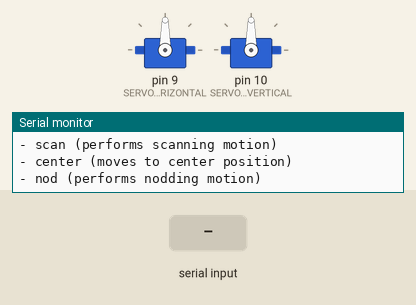
Simulated run of this sketch. Board: Arduino Uno, built with avr-gcc and run on an emulated ATmega328P. Shown: 2 × servo, the last lines printed to the serial monitor. The test bench sets the inputs (shaded band).

Above: at 1.3 s.
1.4 s: "rotate:H,\n" received over Serial
At 2.8 s:
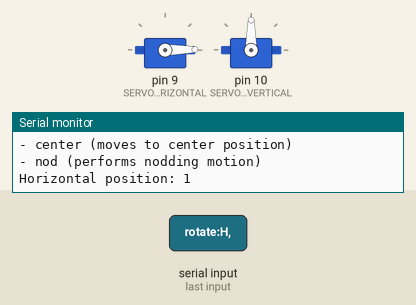
3.3 s: "rotate:V,\n" received over Serial
At 4.2 s:
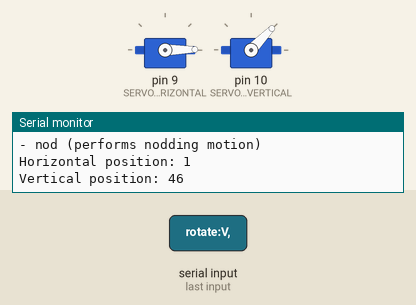
5.0 s: "scan\n" received over Serial
At 7.8 s:
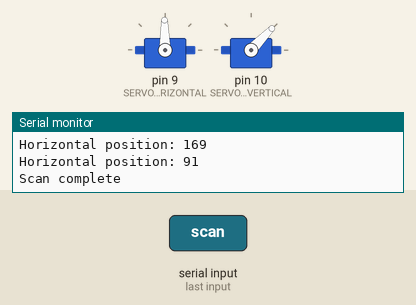
8.0 s: "nod\n" received over Serial
At 8.22 s:
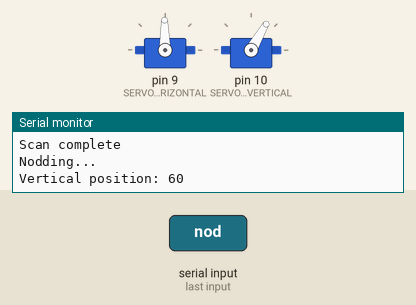
9.8 s: "rotate:H,,45\n" received over Serial
At 10.19 s:
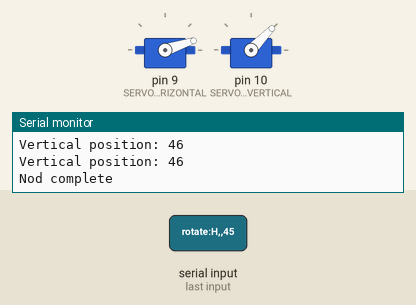
11.7 s: "nod\n" received over Serial
At 11.92 s:
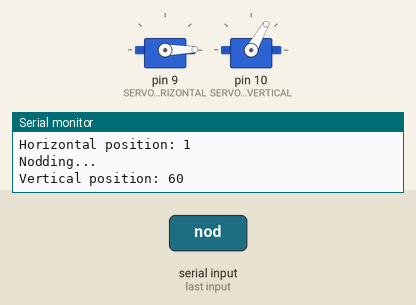
Timing chart, 0 to 14.5 s (numbered marks = the images above; inputs shaded):
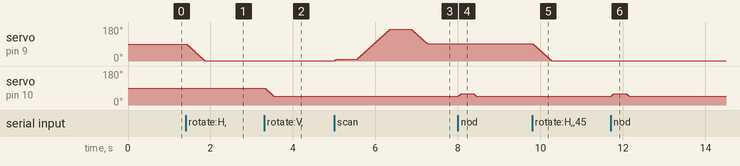

Measured:
- after the input at 1.4 s, servo on pin 9 (SERVO_PIN_HORIZONTAL): moves from 90° to 1° over 0.45 s, starting at once
- after the input at 3.3 s, servo on pin 10 (SERVO_PIN_VERTICAL): moves from 90° to 46° over 0.22 s, starting at once
- after the input at 5.0 s, servo on pin 9 (SERVO_PIN_HORIZONTAL): rises from 1° to 169° in 1.4 s, then falls to 91° in 0.89 s
- after the input at 8.0 s, servo on pin 10 (SERVO_PIN_VERTICAL): rises from 46° to 60° in 0.07 s, then falls to 46° in 0.37 s
- after the input at 9.8 s, servo on pin 9 (SERVO_PIN_HORIZONTAL): moves from 91° to 1° over 0.45 s, starting at once
- after the input at 11.7 s, servo on pin 10 (SERVO_PIN_VERTICAL): rises from 46° to 60° in 0.07 s, then falls to 46° in 0.37 s

The sketch:

servo_controller.ino
```cpp
#include <Servo.h>

// Define servo pins
#define SERVO_PIN_HORIZONTAL 9
#define SERVO_PIN_VERTICAL 10

// Create servo objects
Servo horizontalServo;
Servo verticalServo;

// Define motion constraints
const int MIN_ANGLE_HORIZONTAL = 0;
const int MAX_ANGLE_HORIZONTAL = 180;
const int MIN_ANGLE_VERTICAL = 45;
const int MAX_ANGLE_VERTICAL = 135;

// Current position tracking
int currentHorizontalAngle = 90; // Center position
int currentVerticalAngle = 90;   // Center position
int smoothingFactor = 5;         // Lower = smoother but slower

// Command processing
String inputString = "";
bool stringComplete = false;

void setup() {
  // Initialize serial communication
  Serial.begin(9600);

  // Initialize servo motors
  horizontalServo.attach(SERVO_PIN_HORIZONTAL);
  verticalServo.attach(SERVO_PIN_VERTICAL);

  // Move to center position
  horizontalServo.write(currentHorizontalAngle);
  verticalServo.write(currentVerticalAngle);

  // Print welcome message
  Serial.println("AI Assistant Servo Controller");
  Serial.println("Available commands:");
  Serial.println("- rotate:H,angle (0-180 degrees)");
  Serial.println("- rotate:V,angle (45-135 degrees)");
  Serial.println("- scan (performs scanning motion)");
  Serial.println("- center (moves to center position)");
  Serial.println("- nod (performs nodding motion)");
}

void loop() {
  // Process serial commands
  while (Serial.available()) {
    char inChar = (char)Serial.read();
    inputString += inChar;

    // Process when newline is received
    if (inChar == '\n') {
      stringComplete = true;
    }
  }

  // Process complete commands
  if (stringComplete) {
    processCommand(inputString);
    inputString = "";
    stringComplete = false;
  }
}

void processCommand(String command) {
  command.trim();

  if (command.startsWith("rotate:H,")) {
    // Horizontal rotation command
    int angle = command.substring(9).toInt();
    rotateHorizontal(angle);
  }
  else if (command.startsWith("rotate:V,")) {
    // Vertical rotation command
    int angle = command.substring(9).toInt();
    rotateVertical(angle);
  }
  else if (command == "scan") {
    // Perform scanning motion
    performScan();
  }
  else if (command == "center") {
    // Return to center position
    moveToCenter();
  }
  else if (command == "nod") {
    // Perform nodding motion
    performNod();
  }
  else {
    Serial.println("Unknown command: " + command);
  }
}

void rotateHorizontal(int targetAngle) {
  // Constrain target angle to valid range
  targetAngle = constrain(targetAngle, MIN_ANGLE_HORIZONTAL, MAX_ANGLE_HORIZONTAL);

  // Smoothly move to target angle
  while (abs(currentHorizontalAngle - targetAngle) > 1) {
    if (currentHorizontalAngle < targetAngle) {
      currentHorizontalAngle += 1;
    } else {
      currentHorizontalAngle -= 1;
    }

    horizontalServo.write(currentHorizontalAngle);
    delay(smoothingFactor);
  }

  Serial.println("Horizontal position: " + String(currentHorizontalAngle));
}

void rotateVertical(int targetAngle) {
  // Constrain target angle to valid range
  targetAngle = constrain(targetAngle, MIN_ANGLE_VERTICAL, MAX_ANGLE_VERTICAL);

  // Smoothly move to target angle
  while (abs(currentVerticalAngle - targetAngle) > 1) {
    if (currentVerticalAngle < targetAngle) {
      currentVerticalAngle += 1;
    } else {
      currentVerticalAngle -= 1;
    }

    verticalServo.write(currentVerticalAngle);
    delay(smoothingFactor);
  }

  Serial.println("Vertical position: " + String(currentVerticalAngle));
}

void performScan() {
  Serial.println("Scanning surroundings...");

  // Move from left to right
  rotateHorizontal(MIN_ANGLE_HORIZONTAL + 10);
  delay(500);
  rotateHorizontal(MAX_ANGLE_HORIZONTAL - 10);
  delay(500);

  // Return to center
  rotateHorizontal(90);

  Serial.println("Scan complete");
}

void moveToCenter() {
  Serial.println("Moving to center position...");
  rotateHorizontal(90);
  rotateVertical(90);
  Serial.println("Centered");
}

void performNod() {
  Serial.println("Nodding...");

  // Save current vertical position
  int originalVertical = currentVerticalAngle;

  // Perform nodding motion
  rotateVertical(originalVertical + 15);
  delay(300);
  rotateVertical(originalVertical - 15);
  delay(300);
  rotateVertical(originalVertical);

  Serial.println("Nod complete");
}
```
